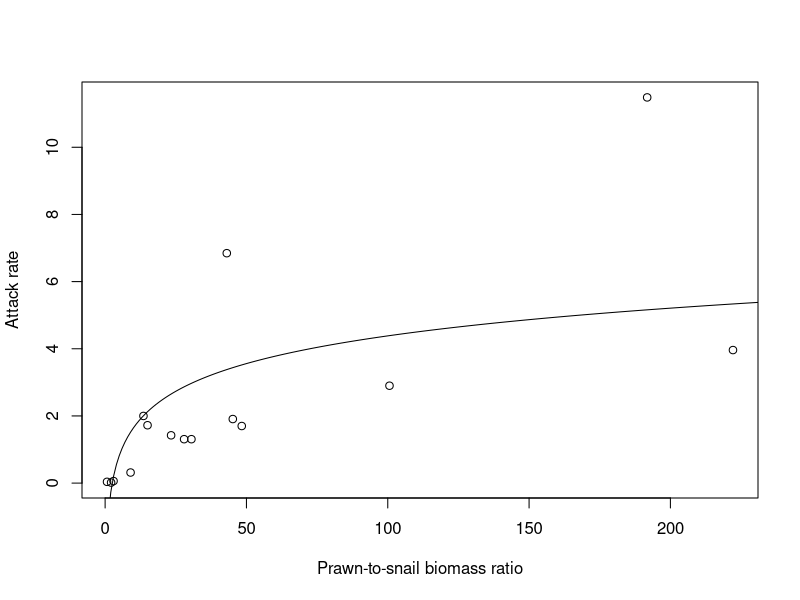
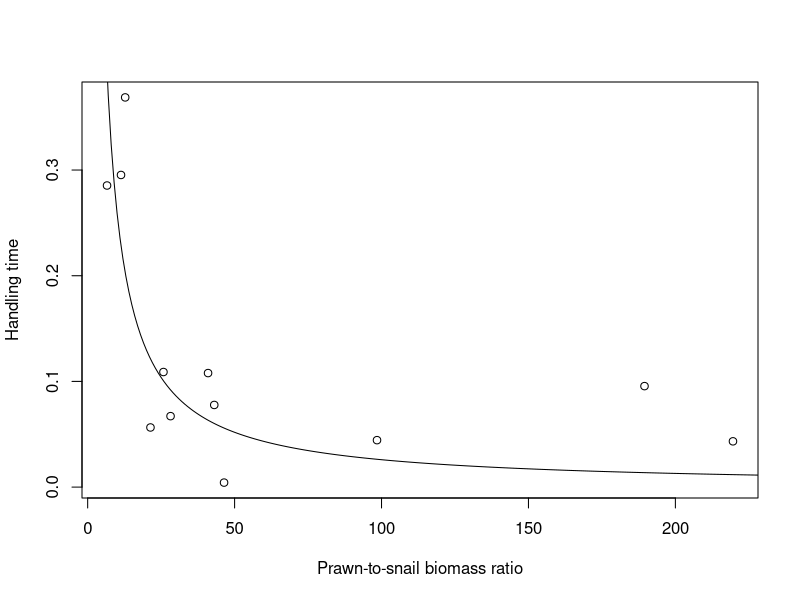

R code for these plots, in order:
## Fitting alpha and Th functions based on data from Sokolow et al. 2014
## Data extracted from plots using WebPlotDigitizer

a_points = read.csv("functional_response_fit/a_points.csv", header = FALSE)
th_points = read.csv("functional_response_fit/th_points.csv", header = FALSE)

x = c(0:250)

a_model = nls(V2 ~ -log(3) + b*log(V1), data = a_points, start = list(b=1))  # Alternate model (linear with forced 0-intercept): lm(a_points[,2] ~ 0 + a_points[,1])
summary(a_model)
plot(a_points[,1], a_points[,2], xlab = "Prawn-to-snail biomass ratio", ylab = "Attack rate")
lines(x, -log(3) + a_model$m$getPars()*log(x))

th_model = nls(V2 ~ 1/(c*V1), data = th_points, start = list(c=1))
summary(th_model)
plot(th_points[,1], th_points[,2], xlab = "Prawn-to-snail biomass ratio", ylab = "Handling time")
lines(x, 1/(th_model$m$getPars()*x))

